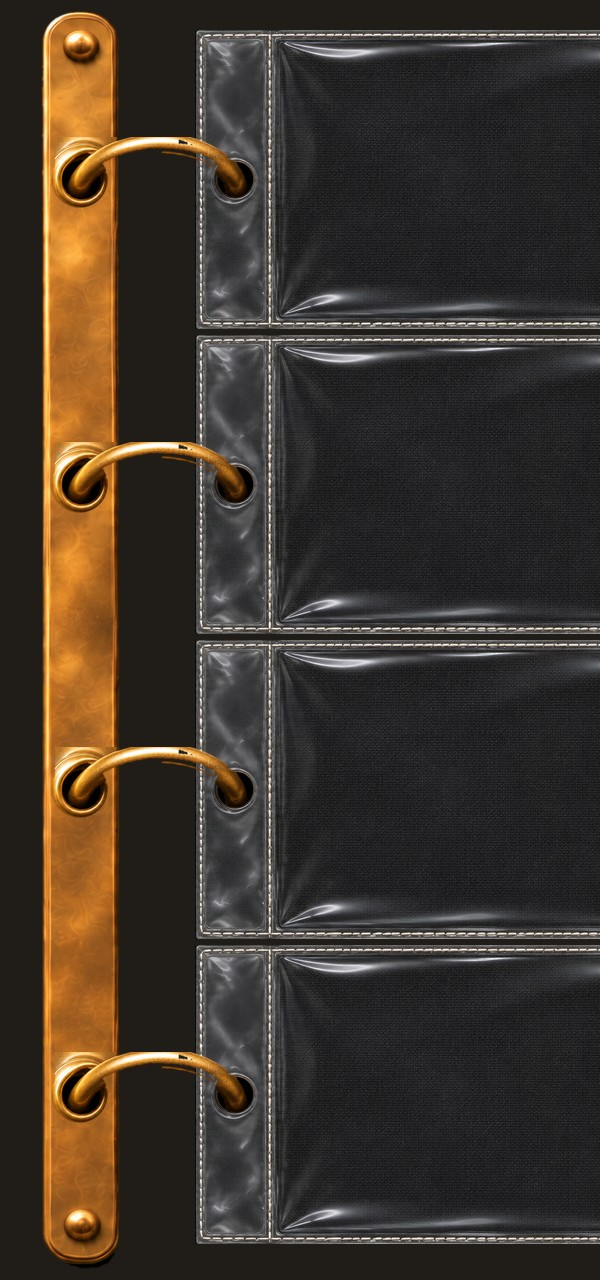

The script that saved this image:
import sys
from PIL import Image
S=sys.argv[1]
row=Image.open('cameragr/Resources/sleeve_row.jpg').convert('RGBA')  # 1300x299, hole at ~(40,150)
piece=Image.open(S+'/ring_piece.png')   # 700x270; seat centre (128,132), hole centre (605,132)
rail=Image.open(S+'/rail_plain.png')
# ring-piece scale so its hole rim (r~80) covers the sleeve hole (r~24)
k=26/80; piece=piece.resize((int(700*k),int(270*k)),Image.LANCZOS)
seatx,holex=128*k,605*k
rows=4; gap=6; RW,RH=row.size
railw=round(248*k); railx=40
holeX=railx+railw//2+int(holex-seatx)  # where the sleeve's hole must be
offx=holeX-40
W=offx+RW+20; Hh=rows*(RH+gap)+60
bg=Image.new('RGBA',(W,Hh),(32,28,24,255))
rail=rail.resize((railw,Hh-20),Image.LANCZOS); bg.alpha_composite(rail,(railx,10))
for i in range(rows):
    y=30+i*(RH+gap); bg.alpha_composite(row,(offx,y))
    cy=y+150
    bg.alpha_composite(piece,(int(railx+railw/2-seatx),int(cy-132*k)))
bg.convert('RGB').save(S+'/ring_preview.jpg',quality=88)
bg.crop((0,0,600,Hh)).convert('RGB').save(S+'/ring_preview_zoom.jpg',quality=90)
